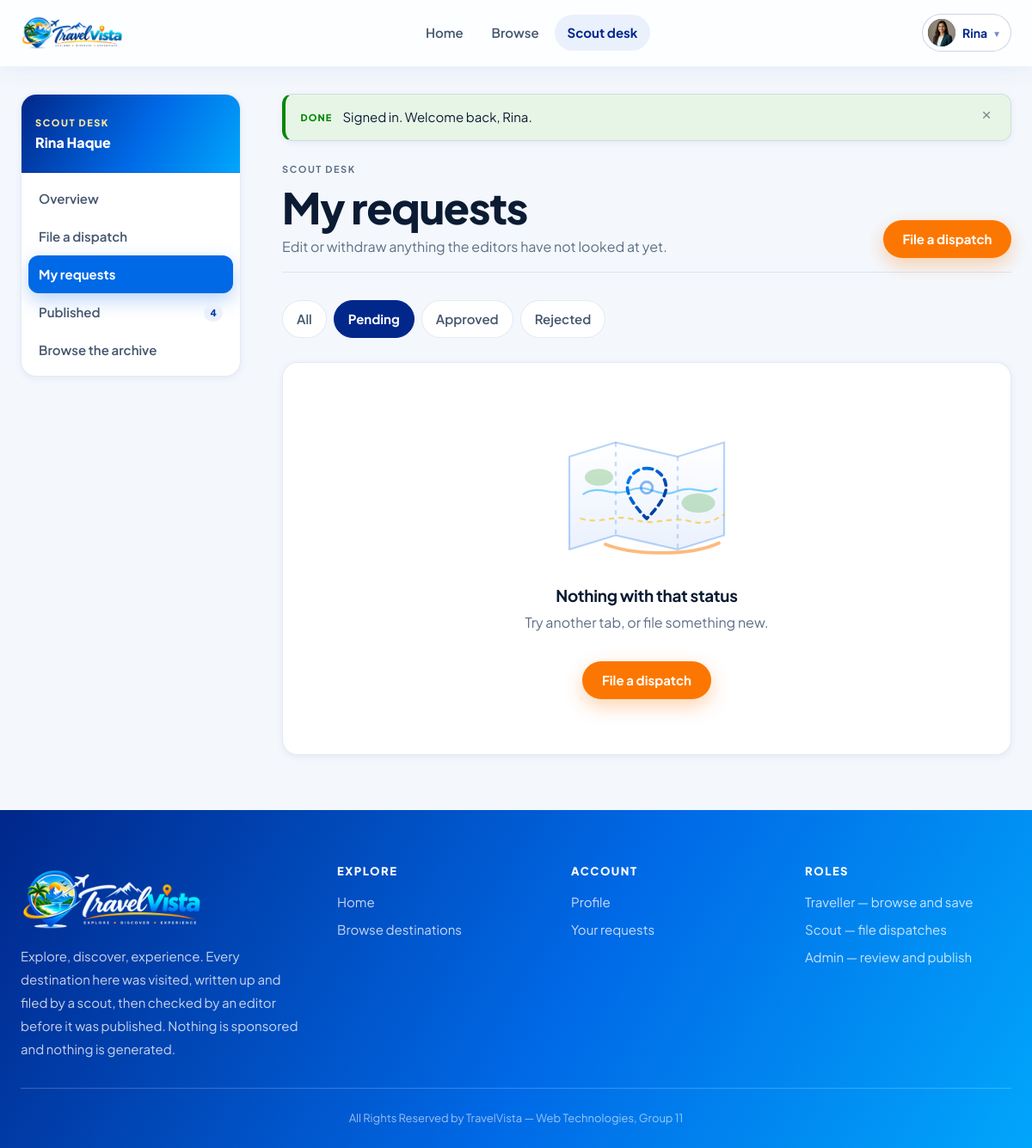
Page /?page=scout/requests&status=pending (signed in) on the committed database.
### tables this page shows
CREATE TABLE `users` (
  `id` int(10) unsigned NOT NULL AUTO_INCREMENT,
  `name` varchar(100) NOT NULL,
  `email` varchar(150) NOT NULL,
  `password_hash` varchar(255) NOT NULL,
  `role` enum('admin','scout','user') NOT NULL DEFAULT 'user',
  `is_verified` tinyint(1) NOT NULL DEFAULT 0,
  `profile_picture` varchar(255) DEFAULT NULL,
  `remember_token` varchar(255) DEFAULT NULL,
  `created_at` datetime NOT NULL DEFAULT current_timestamp(),
  PRIMARY KEY (`id`),
  UNIQUE KEY `uq_users_email` (`email`),
  KEY `idx_users_role` (`role`)
);

### core/Controller.php (called while the page is built, shortened)
<?php
class Controller
{
    protected function render(string $view, array $data = [])
    {
        extract($data);
        require APP_ROOT . '/app/Views/layouts/header.php';
        require APP_ROOT . '/app/Views/' . $view . '.php';
        require APP_ROOT . '/app/Views/layouts/footer.php';
    }
}

### app/Controllers/ScoutController.php (called while the page is built, shortened)
<?php
class ScoutController extends Controller
{
    public function requests()
    {
        $user = require_role('scout');
        $scoutId = (int) $user['id'];
        $tabs = [
            ''         => 'All',
            'pending'  => 'Pending',
            'approved' => 'Approved',
            'rejected' => 'Rejected'
        ];
        $status = isset($_GET['status']) ? (string) $_GET['status'] : '';
        $requests = PostRequest::byScout($scoutId, $status);
        $this->render('scout/requests', [
            'pageTitle' => 'Your Requests',
            'pageScripts' => ['scout.js'],
            'requests' => $requests,
            'status' => $status,
            'tabs' => $tabs
        ]);
    }
}

### index.php (called while the page is built, shortened)
<?php
require_once APP_ROOT . '/core/Controller.php';
$router = new Router();
$router->add('login', 'AuthController', 'login');
$router->add('register', 'AuthController', 'register');
$router->add('logout', 'AuthController', 'logout');
$router->add('pending', 'AuthController', 'pending');
$router->add('forgot-password', 'AuthController', 'forgotPassword');
$router->add('forgot-password-submit', 'AuthController', 'submitResetRequest');
$router->add('profile', 'ProfileController', 'index');
$router->add('profile/update', 'ProfileController', 'updateDetails');
$router->add('profile/password', 'ProfileController', 'updatePassword');
$router->add('browse', 'PostController', 'browse');
$router->add('post', 'PostController', 'show');
$router->add('wishlist', 'WishlistController', 'index');
$router->add('scout/dashboard', 'ScoutController', 'dashboard');
$router->add('scout/requests', 'ScoutController', 'requests');
$router->add('scout/published', 'ScoutController', 'published');
$router->add('scout/request_form', 'ScoutController', 'requestForm');
$router->add('scout/submit_request', 'ScoutController', 'submitRequest');
$router->add('admin/dashboard', 'AdminController', 'dashboard');
$router->add('admin/users', 'AdminController', 'users');
$router->add('admin/user_action', 'AdminController', 'userAction');
$router->add('admin/requests', 'AdminController', 'requests');
$router->add('admin/review', 'AdminController', 'review');
$router->add('admin/review_action', 'AdminController', 'reviewAction');
$router->add('admin/posts', 'AdminController', 'posts');
$router->add('admin/post_edit', 'AdminController', 'postEdit');
$router->add('admin/post_update', 'AdminController', 'postUpdate');
$router->add('admin/comments', 'AdminController', 'comments');
$router->add('admin/resets', 'AdminController', 'resets');
$router->add('api/wishlist_add', 'WishlistController', 'apiAdd');
$router->add('api/wishlist_remove', 'WishlistController', 'apiRemove');
$router->add('api/comments_add', 'CommentController', 'apiAdd');
$router->add('api/comments_delete', 'CommentController', 'apiDelete');
$router->add('api/posts_filter', 'PostController', 'apiFilter');
$router->add('api/posts_search', 'PostController', 'apiSearch');
$router->add('api/cost_estimate', 'PostController', 'apiCostEstimate');
$router->add('api/check_email', 'AdminController', 'apiCheckEmail');
$router->add('api/admin_approve_request', 'AdminController', 'apiApprove');
$router->add('api/admin_verify_user', 'AdminController', 'apiVerify');
$router->add('api/scout_request_delete', 'ScoutController', 'apiDelete');
$router->add('api/admin_approve_reset', 'AdminController', 'apiApproveReset');
$router->add('home', 'HomeController', 'index');
$page = isset($_GET['page']) ? (string)$_GET['page'] : 'home';
$router->dispatch($page);

### core/Helpers.php (called while the page is built, shortened)
<?php
function e($value): string
{
    return htmlspecialchars((string) $value, ENT_QUOTES | ENT_SUBSTITUTE, 'UTF-8');
}
function url(string $path = ''): string
{
    return BASE_URL . '/' . ltrim($path, '/');
}
function asset(string $path): string
{
    $publicPath = 'public/' . ltrim($path, '/');
    $file = APP_ROOT . '/' . $publicPath;
    $stamp = is_file($file) ? filemtime($file) : 1;
    return url($publicPath) . '?v=' . $stamp;
}
function nav_active(string $needle): bool
{
    $page = isset($_GET['page']) ? (string)$_GET['page'] : 'home';
    return str_ends_with('?page=' . $page, $needle);
}
function avatar_url(?string $picture): ?string
{
    if ($picture && is_file(UPLOAD_DIR . '/avatars/' . $picture)) {
        return url('public/uploads/avatars/' . rawurlencode($picture));
    }
    return null;
}

### core/Auth.php (called while the page is built, shortened)
<?php
function user_id(): ?int
{
    return isset($_SESSION['user_id']) ? (int) $_SESSION['user_id'] : null;
}
function user_role(): ?string
{
    return isset($_SESSION['user_role']) ? (string) $_SESSION['user_role'] : null;
}
function current_user(): ?array
{
    $id = user_id();
    require_once APP_ROOT . '/app/Models/User.php';
    return User::findById($id);
}

### core/Database.php (called while the page is built, shortened)
<?php
class Database
{
    private static $pdo = null;
    public static function pdo(): PDO
    {
        if (self::$pdo === null) {
            $dsn = 'mysql:host=' . DB_HOST . ';port=' . DB_PORT
                 . ';dbname=' . DB_NAME . ';charset=' . DB_CHARSET;
            try {
                self::$pdo = new PDO($dsn, DB_USER, DB_PASS, [
                    PDO::ATTR_ERRMODE            => PDO::ERRMODE_EXCEPTION,
                    PDO::ATTR_DEFAULT_FETCH_MODE => PDO::FETCH_ASSOC,
                    PDO::ATTR_EMULATE_PREPARES   => false,
                ]);
            } catch (PDOException $e) {
                self::fail($e);
            }
        }
        return self::$pdo;
    }
    public static function run(string $sql, array $params = []): PDOStatement
    {
        $statement = self::pdo()->prepare($sql);
        $statement->execute($params);
        return $statement;
    }
    public static function all(string $sql, array $params = []): array
    {
        return self::run($sql, $params)->fetchAll();
    }
    public static function one(string $sql, array $params = []): ?array
    {
        $row = self::run($sql, $params)->fetch();
        return $row === false ? null : $row;
    }
}

### app/Models/User.php (called while the page is built, shortened)
<?php
class User
{
    public static function findById(int $id): ?array
    {
        return Database::one('SELECT * FROM users WHERE id = ?', [$id]);
    }
}

### app/Models/Post.php (called while the page is built, shortened)
<?php
class Post
{
    public static function byScout(int $scoutId): array
    {
        return Database::all(
            'SELECT ' . self::LIST_COLUMNS . ',
                    (SELECT COUNT(*) FROM comments c WHERE c.post_id = p.id) AS comment_count,
                    (SELECT COUNT(*) FROM wishlist w WHERE w.post_id = p.id) AS saved_count
             FROM posts p LEFT JOIN users u ON u.id = p.scout_id
             WHERE p.scout_id = ?
             ORDER BY p.created_at DESC',
            [$scoutId]
        );
    }
}

### app/Views/layouts/sidenav_scout.php (the view, shortened to what this page needs)
<?php
$publishedCount = count(Post::byScout((int) $user['id']));
?>
<aside class="sidenav">
    <div class="sidenav__head">
        <div class="sidenav__role">Scout desk</div>
        <div class="sidenav__name"><?= e($user['name']) ?></div>
    </div>
    <nav class="sidenav__list" aria-label="Scout">
        <a class="sidenav__link <?= nav_active('?page=scout/dashboard') ? 'is-active' : '' ?>"
           href="<?= e(url('?page=scout/dashboard')) ?>">Overview</a>
        <a class="sidenav__link <?= nav_active('?page=scout/request_form') ? 'is-active' : '' ?>"
           href="<?= e(url('?page=scout/request_form')) ?>">File a dispatch</a>
        <a class="sidenav__link <?= nav_active('?page=scout/requests') ? 'is-active' : '' ?>"
           href="<?= e(url('?page=scout/requests')) ?>">
            My requests
        </a>
        <a class="sidenav__link <?= nav_active('?page=scout/published') ? 'is-active' : '' ?>"
           href="<?= e(url('?page=scout/published')) ?>">
            Published
            <?php if ($publishedCount > 0): ?>
                <span class="sidenav__badge"><?= (int) $publishedCount ?></span>
            <?php endif; ?>
        </a>
        <a class="sidenav__link" href="<?= e(url('?page=browse')) ?>">Browse the archive</a>
    </nav>
</aside>

### app/Views/layouts/header.php (shortened to what this page needs)
<?php
$title      = isset($pageTitle) ? $pageTitle : APP_NAME;
$user       = current_user();
$role       = user_role();
$verified   = $user ? (bool) $user['is_verified'] : false;
?>
<!DOCTYPE html>
<html lang="en">
<head>
    <link rel="stylesheet" href="<?= e(asset('css/global.css')) ?>">
</head>
<body class="page-<?= e(str_replace(' ', '-', strtolower($title))) ?>">
<header class="topbar" id="topbar">
    <div class="topbar__inner wrap">
        <a class="brand" href="<?= e(url('?page=home')) ?>" aria-label="<?= e(APP_NAME) ?> home">
            <img class="brand__logo" src="<?= e(asset('images/brand/logo.png')) ?>" alt="<?= e(APP_NAME) ?>">
        </a>
        <nav class="topbar__nav" id="topbarNav" aria-label="Main">
            <a class="topbar__link <?= nav_active('?page=home') ? 'is-active' : '' ?>"
               href="<?= e(url('?page=home')) ?>">Home</a>
            <?php if ($verified): ?>
                <a class="topbar__link <?= nav_active('?page=browse') || nav_active('?page=post') ? 'is-active' : '' ?>"
                   href="<?= e(url('?page=browse')) ?>">Browse</a>
            <?php endif; ?>
            <?php if ($role === 'scout' && $verified): ?>
                <a class="topbar__link <?= str_starts_with(isset($_GET['page']) ? $_GET['page'] : '', 'scout/') ? 'is-active' : '' ?>"
                   href="<?= e(url('?page=scout/dashboard')) ?>">Scout desk</a>
            <?php endif; ?>
            <div class="topbar__actions">
                <?php if ($user === null): ?>
                    <a class="btn btn--ghost btn--sm" href="<?= e(url('?page=login')) ?>">Sign in</a>
                    <a class="btn btn--primary btn--sm" href="<?= e(url('?page=register')) ?>">Create account</a>
                <?php else: ?>
                    <div class="usermenu" id="userMenu">
                        <button class="usermenu__trigger" type="button" id="userMenuBtn"
                                aria-expanded="false" aria-haspopup="true">
                            <?php $avatar = avatar_url($user['profile_picture']); ?>
                            <?php if ($avatar): ?>
                                <img class="avatar" src="<?= e($avatar) ?>" alt="">
                            <?php else: ?>
                                <span class="avatar" aria-hidden="true"><?= e(initial($user['name'])) ?></span>
                            <?php endif; ?>
                            <span><?= e(strtok($user['name'], ' ')) ?></span>
                            <span class="usermenu__caret" aria-hidden="true">&#9662;</span>
                        </button>
                    </div>
                <?php endif; ?>
            </div>
        </nav>
    </div>
</header>
<main id="main">

### rows in the picture
users: profile_picture (picture), name "Rina", name "Rina Haque"

### other values in the picture
$publishedCount "4"
$marks[$type] "DONE"
$item['message'] "Signed in. Welcome back, Rina."
$label "All"
$label "Pending"
$label "Approved"
$label "Rejected"
APP_NAME "TravelVista"
